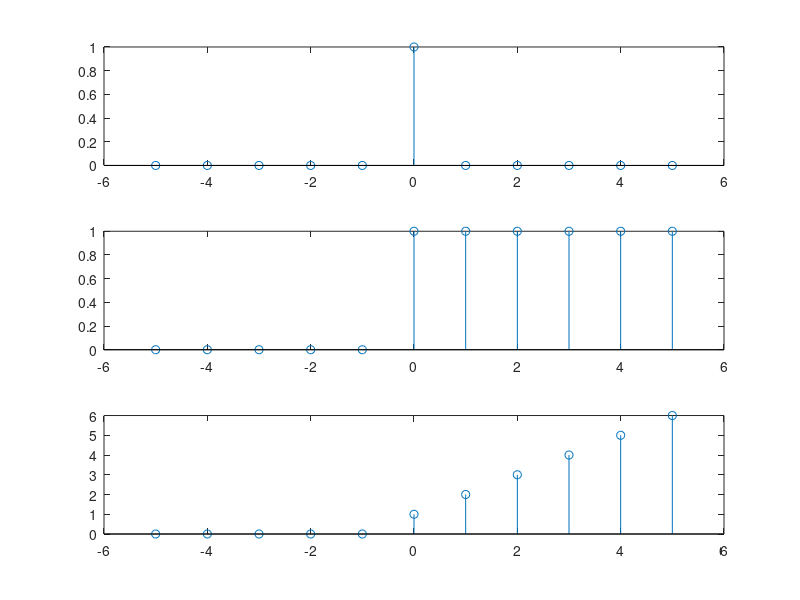

Write the MATLAB code that produced this figure.
impulse123=[zeros(1,5) 1 zeros(1,5)];
unit123=[];
ramp123=[];
t=[-5:5];
k=0;
for i=1:length(impulse123)
    if impulse123(i)==1 || k==1
        unit123(i)=1;
        k=1;
    else
        k=0;
        unit123(i)=0;
    end
    if unit123(i)==1;
        ramp123(i)=i-5;
    else
        ramp123(i)=0;
    end
end
subplot(3,1,1);
stem(t,impulse123);
subplot(3,1,2);
stem(t,unit123);
subplot(3,1,3);
stem(t,ramp123);
